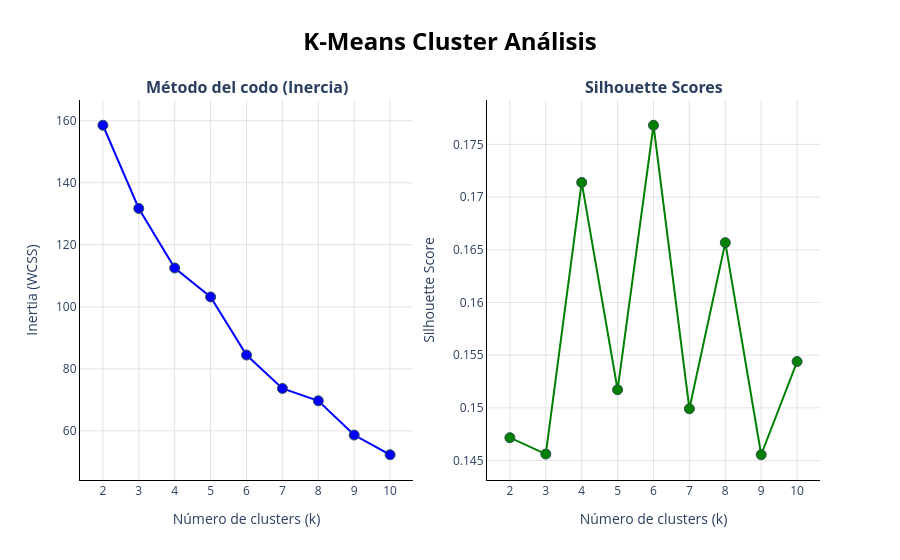

Notebook source saved alongside this figure:
### Code cell
#Gemini created the subplots

fig = make_subplots(
    rows=1, cols=2,
    subplot_titles=('<b>Método del codo (Inercia)</b>', '<b>Silhouette Scores</b>')
)

fig.add_trace(go.Scatter(
    x=k_values,
    y=inertias,
    mode='lines+markers',
    name='Intercia (WCSS)',
    marker=dict(color='blue', size=10, line=dict(width=1, color='DarkSlateGrey')),
    line=dict(color='blue', width=2)
), row=1, col=1)

fig.add_trace(go.Scatter(
    x=summary_scores_kmeans.index,
    y=summary_scores_kmeans['silhouette_score'],
    mode='lines+markers',
    name='Silhouette Score',
    marker=dict(color='green', size=10, line=dict(width=1, color='DarkSlateGrey')),
    line=dict(color='green', width=2)
), row=1, col=2)

fig.update_layout(
    title=dict(
        text='<b>K-Means Cluster Análisis</b>',
        x=0.5,
        font=dict(size=24, color='black')
    ),
    plot_bgcolor='white',
    paper_bgcolor='white',
    showlegend=False, # The subplot titles are clear enough
    hovermode='x unified'
)


fig.update_xaxes(
    title_text='Número de clusters (k)',
    dtick=1, # Tick for every k-value
    gridcolor='rgba(200, 200, 200, 0.5)',
    zeroline=False,
    showline=True,
    linewidth=1,
    linecolor='black',
    row=1, col=1 
)
fig.update_yaxes(
    title_text='Inertia (WCSS)',
    gridcolor='rgba(200, 200, 200, 0.5)',
    zeroline=False,
    showline=True,
    linewidth=1,
    linecolor='black',
    row=1, col=1 
)

# 6. Update axes for Subplot 2 (Silhouette)
fig.update_xaxes(
    title_text='Número de clusters (k)',
    dtick=1,
    gridcolor='rgba(200, 200, 200, 0.5)',
    zeroline=False,
    showline=True,
    linewidth=1,
    linecolor='black',
    row=1, col=2
)
fig.update_yaxes(
    title_text='Silhouette Score',
    gridcolor='rgba(200, 200, 200, 0.5)',
    zeroline=False,
    showline=True,
    linewidth=1,
    linecolor='black',
    row=1, col=2
)

# Show the final combined figure
fig.show()

### Figure 1 — Plotly figure (JSON) as saved in the notebook; plotly's stock layout.template omitted (floating-point values rounded to 4 significant figures)
{"data": [{"line": {"color": "blue", "width": 2}, "marker": {"color": "blue", "line": {"color": "DarkSlateGrey", "width": 1}, "size": 10}, "mode": "lines+markers", "name": "Intercia (WCSS)", "type": "scatter", "x": [2, 3, 4, 5, 6, 7, 8, 9, 10], "xaxis": "x", "y": [158.5, 131.7, 112.5, 103.2, 84.46, 73.69, 69.69, 58.66, 52.31], "yaxis": "y"}, {"line": {"color": "green", "width": 2}, "marker": {"color": "green", "line": {"color": "DarkSlateGrey", "width": 1}, "size": 10}, "mode": "lines+markers", "name": "Silhouette Score", "type": "scatter", "x": [2, 3, 4, 5, 6, 7, 8, 9, 10], "xaxis": "x2", "y": [0.1472, 0.1456, 0.1714, 0.1517, 0.1768, 0.1499, 0.1657, 0.1456, 0.1544], "yaxis": "y2"}], "layout": {"annotations": [{"font": {"size": 16}, "showarrow": false, "text": "<b>Método del codo (Inercia)</b>", "x": 0.225, "xanchor": "center", "xref": "paper", "y": 1, "yanchor": "bottom", "yref": "paper"}, {"font": {"size": 16}, "showarrow": false, "text": "<b>Silhouette Scores</b>", "x": 0.775, "xanchor": "center", "xref": "paper", "y": 1, "yanchor": "bottom", "yref": "paper"}], "hovermode": "x unified", "paper_bgcolor": "white", "plot_bgcolor": "white", "showlegend": false, "title": {"font": {"color": "black", "size": 24}, "text": "<b>K-Means Cluster Análisis</b>", "x": 0.5}, "xaxis": {"anchor": "y", "domain": [0, 0.45], "dtick": 1, "gridcolor": "rgba(200, 200, 200, 0.5)", "linecolor": "black", "linewidth": 1, "showline": true, "title": {"text": "Número de clusters (k)"}, "zeroline": false}, "xaxis2": {"anchor": "y2", "domain": [0.55, 1], "dtick": 1, "gridcolor": "rgba(200, 200, 200, 0.5)", "linecolor": "black", "linewidth": 1, "showline": true, "title": {"text": "Número de clusters (k)"}, "zeroline": false}, "yaxis": {"anchor": "x", "domain": [0, 1], "gridcolor": "rgba(200, 200, 200, 0.5)", "linecolor": "black", "linewidth": 1, "showline": true, "title": {"text": "Inertia (WCSS)"}, "zeroline": false}, "yaxis2": {"anchor": "x2", "domain": [0, 1], "gridcolor": "rgba(200, 200, 200, 0.5)", "linecolor": "black", "linewidth": 1, "showline": true, "title": {"text": "Silhouette Score"}, "zeroline": false}}}
